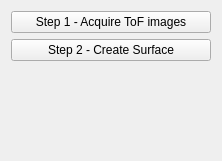
<?xml version="1.0" encoding="UTF-8"?>
<ui version="4.0">
 <class>QmitkToFTutorialViewControls</class>
 <widget class="QWidget" name="QmitkToFTutorialViewControls">
  <property name="geometry">
   <rect>
    <x>0</x>
    <y>0</y>
    <width>222</width>
    <height>161</height>
   </rect>
  </property>
  <property name="minimumSize">
   <size>
    <width>0</width>
    <height>0</height>
   </size>
  </property>
  <property name="windowTitle">
   <string>QmitkTemplate</string>
  </property>
  <layout class="QGridLayout" name="gridLayout">
   <item row="0" column="0">
    <widget class="QPushButton" name="step1Button">
     <property name="toolTip">
      <string>Do image processing</string>
     </property>
     <property name="text">
      <string>Step 1 - Acquire ToF images</string>
     </property>
    </widget>
   </item>
   <item row="1" column="0">
    <widget class="QPushButton" name="step2Button">
     <property name="text">
      <string>Step 2 - Create Surface</string>
     </property>
    </widget>
   </item>
   <item row="2" column="0">
    <spacer name="spacer1">
     <property name="orientation">
      <enum>Qt::Vertical</enum>
     </property>
     <property name="sizeType">
      <enum>QSizePolicy::Expanding</enum>
     </property>
     <property name="sizeHint" stdset="0">
      <size>
       <width>20</width>
       <height>220</height>
      </size>
     </property>
    </spacer>
   </item>
  </layout>
 </widget>
 <layoutdefault spacing="6" margin="11"/>
 <resources/>
 <connections/>
</ui>
